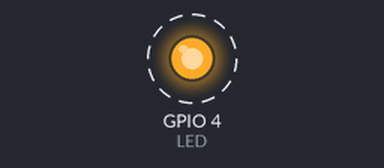
A program run on a simulated Raspberry Pi (BCM pin numbers). Parts: output pins drawn as LEDs (lit = HIGH). Dashed ring = blinking. At 20.0 s the program stops and its outputs stay as they are.

Above: at 0.5 s.
Timing chart, 0 to 4.6 s (numbered marks = the images above):
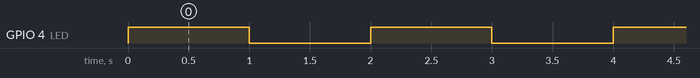

Measured:
- by itself, GPIO 4 (LED): alternates HIGH for 1.0 s and LOW for 1.0 s, 20 changes in all, then stays LOW

The program:

LED_Blink.py
```python
#-*- coding: utf-8 -*-

import RPi.GPIO as GPIO
import time as TT

LED=4	#GPIO 4

GPIO.setwarnings(False)
GPIO.setmode(GPIO.BCM)
GPIO.setup(LED, GPIO.OUT)

for i in range(10):
	GPIO.output(LED, 1)
	TT.sleep(1)
	GPIO.output(LED, 0)
	TT.sleep(1)
GPIO.cleanup()
```
